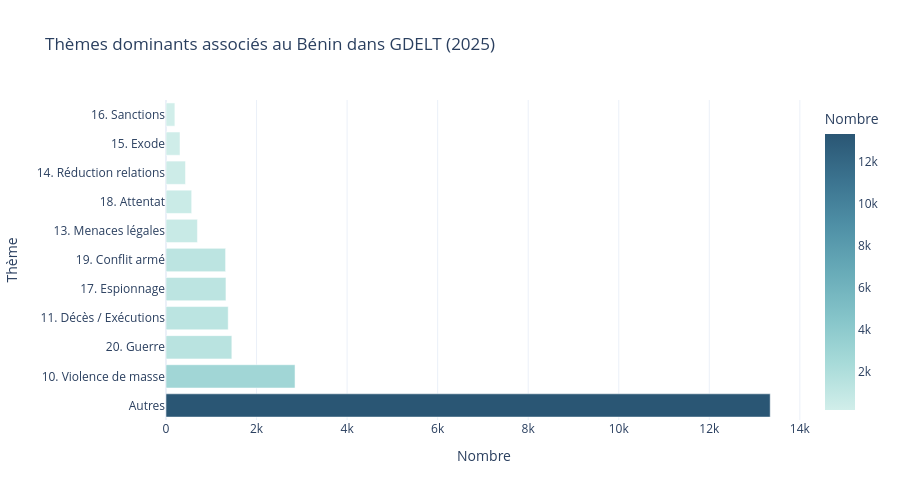

Notebook code for this chart:
### Markdown cell above
**Objectif** : comprendre l'image thématique dominante du pays (politique, économie, sécurité, culture, etc.).

Nous utilisons :
- la **taxonomie CAMEO** (EventRootCode) pour catégoriser les types d'événements
- l'extraction de **domaines médiatiques** depuis SOURCEURL

### Code cell
# Mapping CAMEO simplifié (EventRootCode = 2 premiers chiffres de EventCode)
cameo_mapping = {
 '01': '1. Déclarations publiques',
 '02': '2. Cession / Yield',
 '03': '3. Désapprobation',
 '04': '4. Rejet / Refus',
 '05': '5. Menaces / Coercition',
 '06': '6. Protestations',
 '07': '7. Coercition',
 '08': '8. Assauts',
 '09': '9. Combats',
 '10': '10. Violence de masse',
 '11': '11. Décès / Exécutions',
 '13': '13. Menaces légales',
 '14': '14. Réduction relations',
 '15': '15. Exode',
 '16': '16. Sanctions',
 '17': '17. Espionnage',
 '18': '18. Attentat',
 '19': '19. Conflit armé',
 '20': '20. Guerre'
}

df['EventRootCode'] = df['EventCode'].astype(str).str[:2]
df['Theme'] = df['EventRootCode'].map(cameo_mapping).fillna('Autres')

themes = df['Theme'].value_counts().reset_index()
themes.columns = ['Thème','Nombre']

fig = px.bar(themes.head(12), x='Nombre', y='Thème', orientation='h',
 color='Nombre', color_continuous_scale='teal',
 title=" Thèmes dominants associés au Bénin dans GDELT (2025)")
fig.update_layout(template="plotly_white", height=500)
fig.show()
fig.write_html('../outputs/figures/q3_themes_dominants_cameo.html')
try:
    fig.write_image('../outputs/figures/q3_themes_dominants_cameo.png', scale=2)
except Exception:
    pass  # kaleido non installé, HTML sauvegardé uniquement

### Figure 1 — Plotly figure (JSON) as saved in the notebook; plotly's stock layout.template omitted (floating-point values rounded to 4 significant figures)
{"data": [{"hovertemplate": "Nombre=%{marker.color}<br>Thème=%{y}<extra></extra>", "legendgroup": "", "marker": {"color": [13345, 2850, 1454, 1374, 1324, 1316, 694, 567, 430, 309, 196], "coloraxis": "coloraxis", "pattern": {"shape": ""}}, "name": "", "orientation": "h", "showlegend": false, "textposition": "auto", "type": "bar", "x": [13345, 2850, 1454, 1374, 1324, 1316, 694, 567, 430, 309, 196], "xaxis": "x", "y": ["Autres", "10. Violence de masse", "20. Guerre", "11. Décès / Exécutions", "17. Espionnage", "19. Conflit armé", "13. Menaces légales", "18. Attentat", "14. Réduction relations", "15. Exode", "16. Sanctions"], "yaxis": "y"}], "layout": {"barmode": "relative", "coloraxis": {"colorbar": {"title": {"text": "Nombre"}}, "colorscale": [[0, "rgb(209, 238, 234)"], [0.1667, "rgb(168, 219, 217)"], [0.3333, "rgb(133, 196, 201)"], [0.5, "rgb(104, 171, 184)"], [0.6667, "rgb(79, 144, 166)"], [0.8333, "rgb(59, 115, 143)"], [1, "rgb(42, 86, 116)"]]}, "height": 500, "legend": {"tracegroupgap": 0}, "title": {"text": " Thèmes dominants associés au Bénin dans GDELT (2025)"}, "xaxis": {"anchor": "y", "domain": [0, 1], "title": {"text": "Nombre"}}, "yaxis": {"anchor": "x", "domain": [0, 1], "title": {"text": "Thème"}}}}
